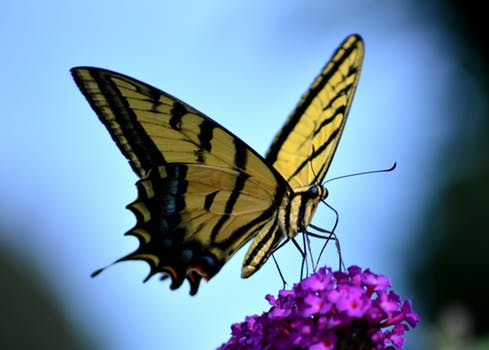
#> input picture Basic Images Operation/butterflay.jpg, 489 x 350 px
$ python channel.py
#> lines starting #> are read from the running program, lines starting #| are printed output that depends on the picture
import numpy as np
import cv2

color = cv2.imread("butterflay.jpg", 1)
#> color is the input picture: shape (350, 489, 3); mean B, G, R 158.4, 134.4, 108.9
cv2.imshow("Image", color)
cv2.moveWindow("Image",0,0)
print(color.shape)
#| (350, 489, 3)
height,width,channels=color.shape
#> height = 350; width = 489; channels = 3

b,g,r = cv2.split(color)
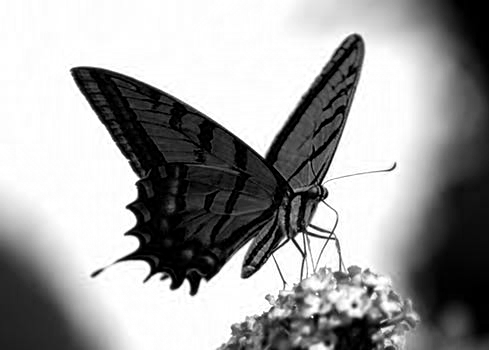
#> b: shape (350, 489); min 0, max 255, mean 158.4
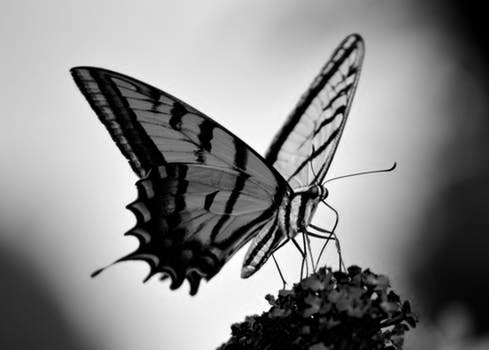
#> g: shape (350, 489); min 0, max 255, mean 134.4
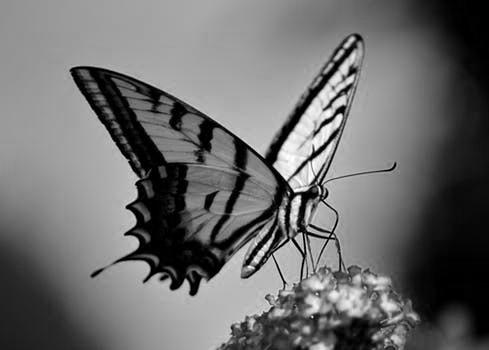
#> r: shape (350, 489); min 0, max 255, mean 108.9
rgb_split = np.empty([height,width*3,3],'uint8')
rgb_split[:,0:width]=cv2.merge([b,b,b])
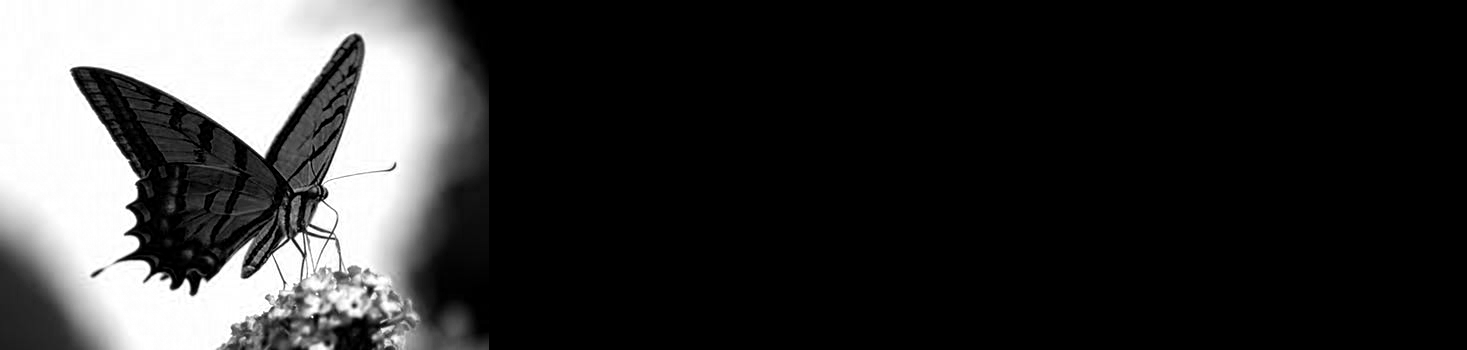
#> rgb_split: shape (350, 1467, 3); min 0, max 255, mean 52.8
rgb_split[:,width:width*2] = cv2.merge([g,g,g])
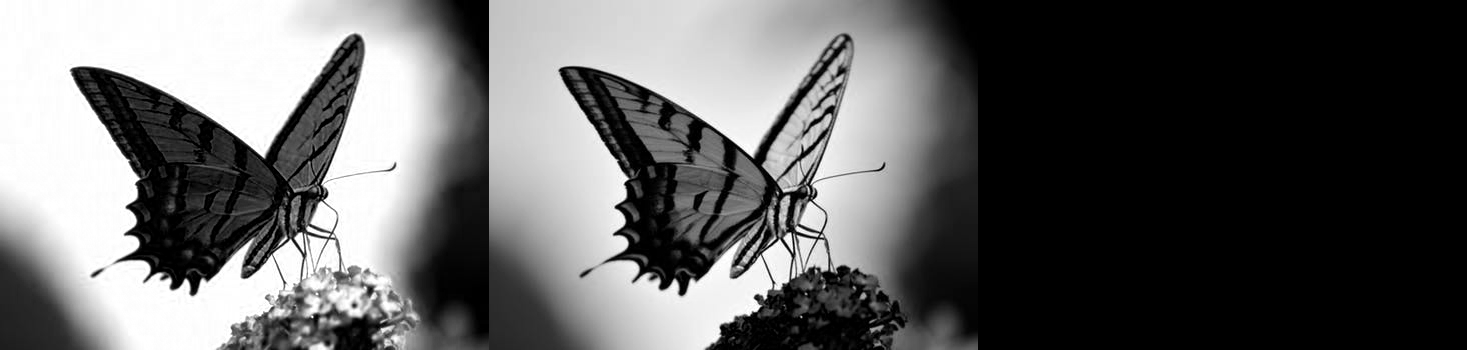
#> rgb_split: shape (350, 1467, 3); min 0, max 255, mean 97.6
rgb_split[:,width*2:width*3]=cv2.merge([r,r,r])
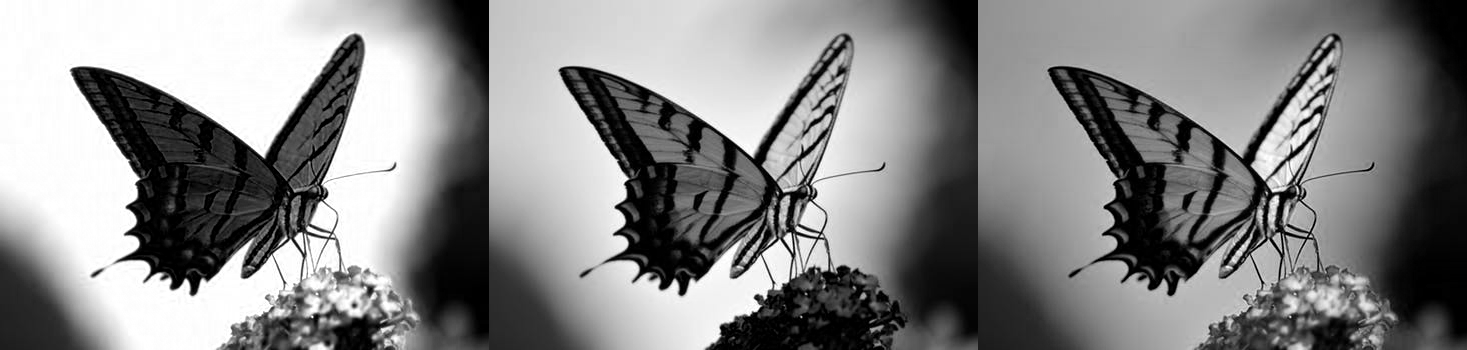
#> rgb_split: shape (350, 1467, 3); min 0, max 255, mean 133.9

cv2.imshow("channels",rgb_split)
#> (the run stopped early here; a loop or call above may not have finished)

$ run again, with Basic Images Operation/Alok.jpg copied over Basic Images Operation/butterflay.jpg
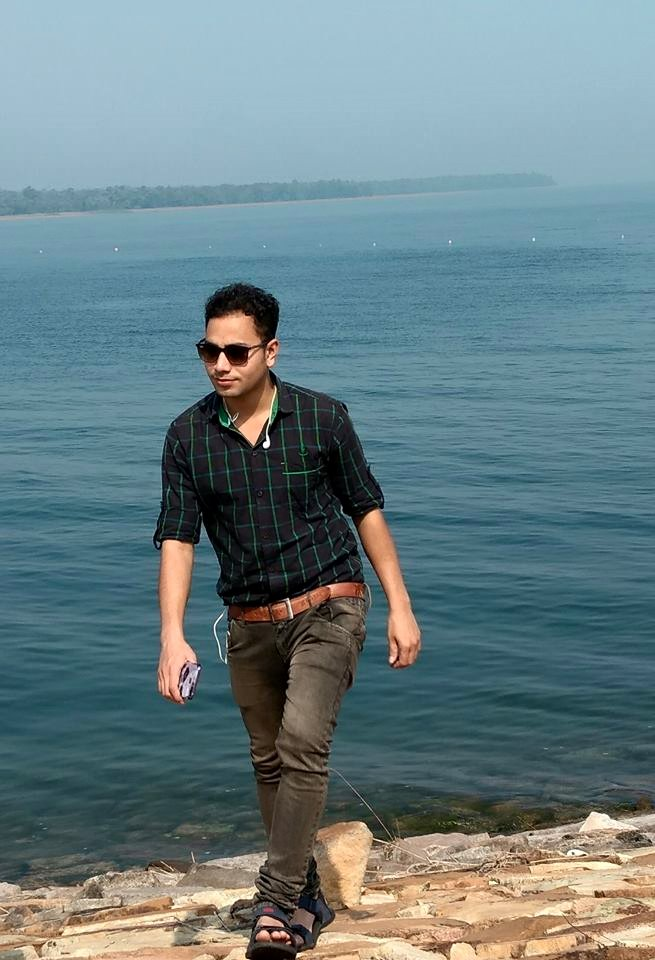
#> input picture Basic Images Operation/Alok.jpg, 655 x 960 px
#> color is the input picture: shape (960, 655, 3); mean B, G, R 131.7, 126.9, 105
#| (960, 655, 3)
#> `b,g,r = cv2.split(color)`:
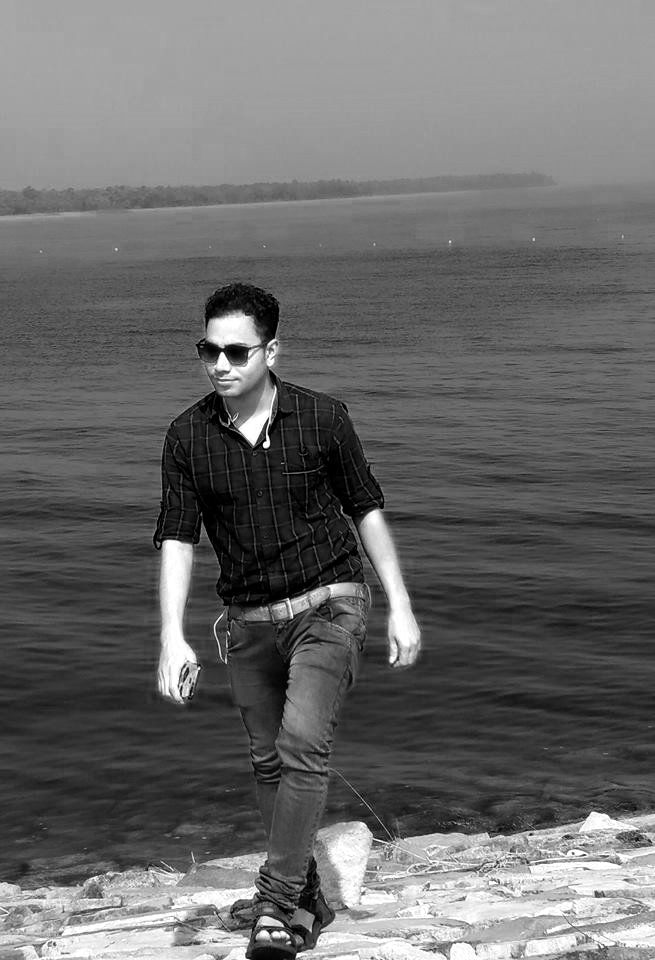
#> r: shape (960, 655); min 0, max 255, mean 105
#> `rgb_split[:,width*2:width*3]=cv2.merge([r,r,r])`:
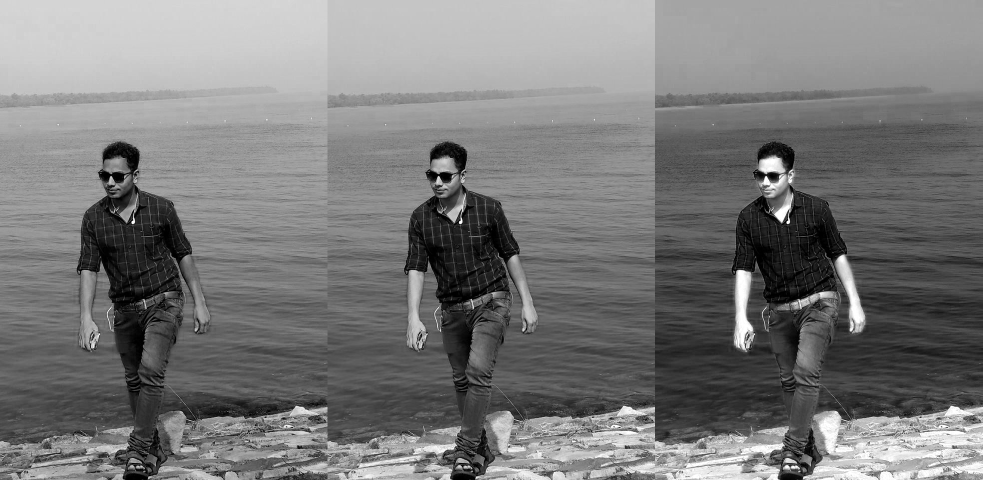
#> rgb_split: shape (960, 1965, 3) (shown at 1/2 size); min 0, max 255, mean 121.2
